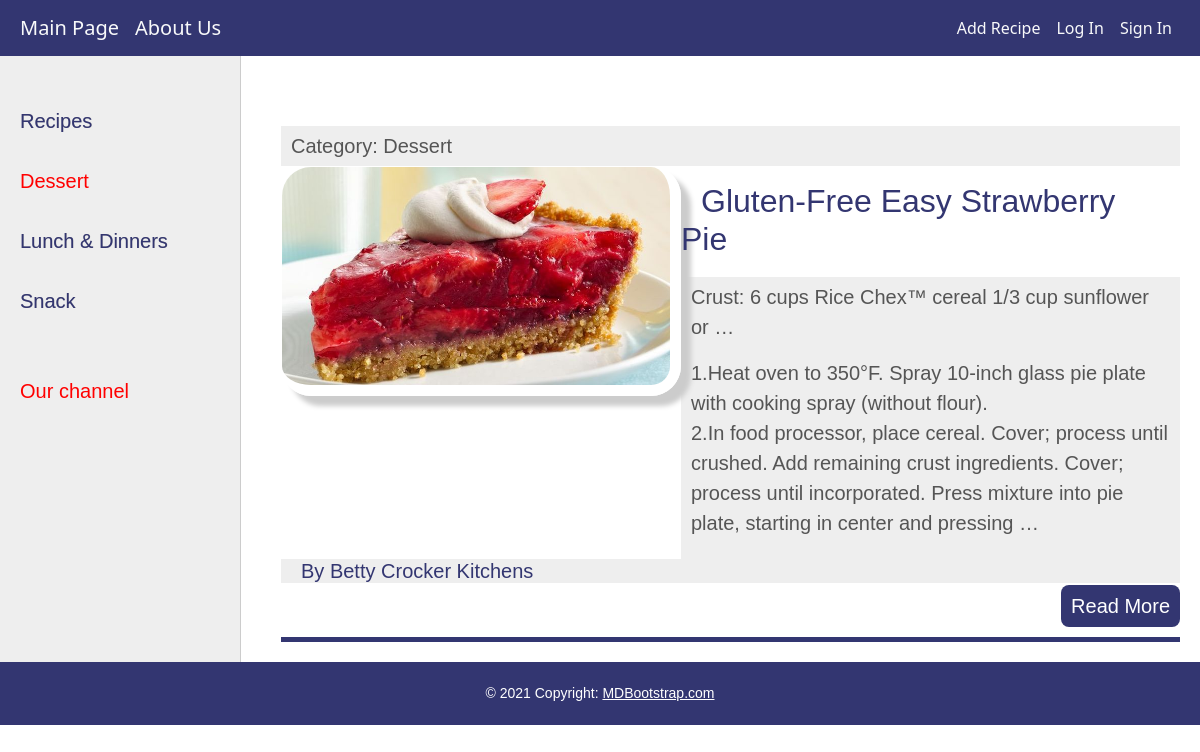
/category/dessert/, run on an earlier commit of the app's database.
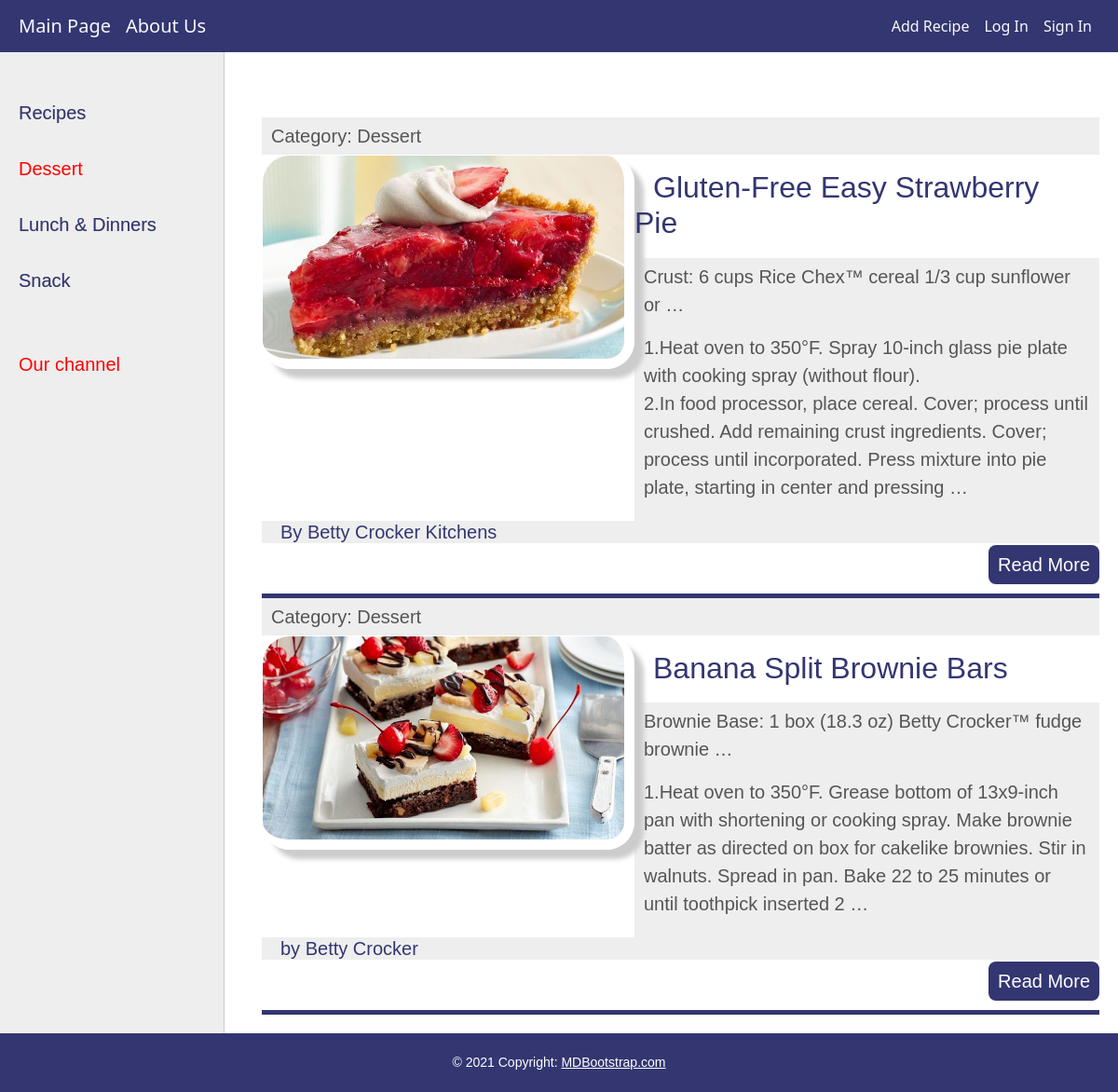
And on a later commit of the database.
### resbook/models.py (models this page shows, shortened)
class Category(models.Model):
    name = models.CharField(max_length=100, db_index=True, verbose_name="Category")
    slug = models.SlugField(max_length=255, unique=True, db_index=True, verbose_name="URL")
    def __str__(self):
        return self.name
    def get_absolute_url(self):
        return reverse('category', kwargs={'cat_slug': self.slug})
    class Meta:
        verbose_name_plural = 'Categories'
        ordering = ['id']

class Recipes(models.Model):
    title = models.CharField(max_length=250, unique=True)
    slug = models.SlugField(max_length=255, unique=True, db_index=True, verbose_name="URL")
    photo = models.ImageField(upload_to="images/%Y/%m/%d")
    ingredients = models.TextField(blank=False, default='')
    content = models.TextField(blank=True, verbose_name="Directions")
    nutrition = models.TextField()
    author = models.TextField(blank=True)
    time_create = models.DateTimeField(auto_now_add=True)
    time_update = models.DateTimeField(auto_now_add=True)
    is_published = models.BooleanField(default=True)
    cat = models.ForeignKey('Category', on_delete=models.CASCADE)
    def get_absolute_url(self):
        return reverse('post', kwargs={'post_slug': self.slug})
    class Meta:
        verbose_name_plural = 'Recipes'
        ordering = ['time_create', 'title']

### resbook/views.py (the view)
# urls.py: path('category/<slug:cat_slug>/', RecipesCategory.as_view(), name='category'),
class RecipesCategory(DataMixin, ListView):
    model = Recipes
    template_name = 'resbook/index.html'
    context_object_name = 'posts'
    allow_empty = False
    def get_queryset(self):
        return Recipes.objects.filter(cat__slug=self.kwargs['cat_slug'], is_published=True)
    def get_context_data(self, *, object_list=None, **kwargs):
        context = super().get_context_data(**kwargs)
        c_def = self.get_user_context(title="Category-" + str(context['posts'][0].cat),
                                      cat_selected=context['posts'][0].cat_id)
        return dict(list(context.items()) + list(c_def.items()))

### resbook/utils.py (called while the page is built)
    def get_user_context(self, **kwargs):
        context = kwargs
        cats = Category.objects.annotate(Count('recipes'))
        context['cats'] = cats
        if 'cat_selected' not in context:
            context['cat_selected'] = 0
        return context

### resbook/templates/resbook/index.html (shortened to what this page needs)
{% extends 'resbook/base.html' %}
{% block content %}
<ul class="list-articles">
    {% for p in posts %}
    <li><div class="article-panel">
    <p class="first">Category: {{p.cat}}</p>
    </div>
{% if p.photo %}
        <p><img class="img-article-left thumb" src="{{p.photo.url}}"></p>
{% endif %}
        <h2>{{p.title}}</h2>
        <div class="article-panel">
            <p>{{p.ingredients|truncatewords:10}}</p>
            <p>{{p.content|linebreaks|truncatewords:40}}</p>
        </div>
        <h5>{{p.author}}</h5>
        <p class="link-read-post button"><a href="{{p.get_absolute_url}}">Read More</a></p>
    </li>
    {% endfor %}
</ul>
{% endblock %}

### resbook/templates/resbook/base.html (shortened to what this page needs)
{% load static %}
{% load resbook_tags %}
<!DOCTYPE html>
<html lang="en" xmlns="http://www.w3.org/1999/html">
<head>
    <link rel="stylesheet" type="text/css" href="{% static 'resbook/css/styles.css' %}">
    <link href="https://cdn.jsdelivr.net/npm/bootstrap@5.0.1/dist/css/bootstrap.min.css" rel="stylesheet"
>
</head>
<body>
<nav class="navbar navbar-expand-lg  navbar-light navbar-fixed-top">
    <a class="navbar-brand text-light" href="{% url 'home' %}">Main Page</a>
    <a class="navbar-brand text-light" href="{% url 'about' %}">About Us</a>
    <div class="collapse navbar-collapse justify-content-end" id="navbarSupportedContent">
        <ul class="navbar-nav ml-auto">
            <li class="nav-item">
                <a class="nav-link text-light" href="{% url 'addpage' %}">Add Recipe</a>
            </li>
            <li class="nav-item active">
                <a class="nav-link text-light" href="{% url 'login' %}">Log In</a>
            </li>
            <li class="nav-item">
                <a class="nav-link text-light" href="#">Sign In</a>
            </li>
        </ul>
    </div>
</nav>
<table class="table-content" border="0" cellpadding="0" cellspacing="0">
    <tr>
        <td valign="top" class="left-chapters">
            <ul id="leftchapters">
                {% if cat_selected == 0 %}
                <li class="selected">Recipes</li>
                {% else %}
                <li><a href="{% url 'home' %}">Recipes</a></li>
                {% endif %}
                {% for c in cats %}
                {% if c.recipes__count > 0 %}
                {% if c.pk == cat_selected %}
                <li class="selected">{{c.name}}</li>
                {% else %}
                <li><a href="{{ c.get_absolute_url }}">{{c.name}}</a></li>
                {% endif %}
                {% endif %}
                {% endfor %}
                <li class="share">
                    <p>Our channel</p>
                    <a class="share-yt" href="https://www.youtube.com/"></a>
                </li>
            </ul>
        </td>
        <td valign="top" class="content">
            <div class="content-text">
                {% block content %}
                {% endblock %}
            </div>
        </td>
    </tr>
</table>
<footer class="page-footer font-small blue">
    <div class="footer-copyright text-center py-3">© 2021 Copyright:
        <a href="https://mdbootstrap.com/"> MDBootstrap.com</a>
    </div>
</footer>
</body>
</html>

### resbook/static/resbook/css/styles.css (style rules this page uses)
.navbar { background-color: #333671; border-color: #aaa; padding: 20px; }
h2 { color: #333671; padding: 0 10px 10px; text-indent: 20px; }
h5 { color: #333671; background-color: #eee; text-indent: 20px; }
img { border: 0.03em solid #fff; -moz-box-shadow: 5px 5px 5px #aaa; -webkit-box-shadow: 5px 5px 5px #aaa; box-shadow: 10px 10px 5px #ccc; -moz-border-radius: 25px; -webkit-border-radius: 25px; border-radius: 30px; max-width: 600px; height: auto; }
img.img-article-left { max-width: 300px; height: auto; float: left; padding: 0 10px 10px 0; }
img.img-article-left.thumb { max-width: 400px; height: auto; }
p.link-read-post { text-align: right; }
p.link-read-post a { padding: 10px; min-width: 100px; background: #333671; color: #fff; text-decoration: none; border-radius: 8px; }
div.article-panel { background: #eee; padding: 5px 10px 5px 10px; box-sizing: border-box; overflow: hidden; color: #555; }
div.article-panel p.first { margin: 0; float: left; }
ul.list-articles { list-style: none; margin: 0; padding: 0; }
ul.list-articles li { border-bottom: 5px solid #333671; }
.table-content { width: 100%; min-height: 100%; height: 100%; font-family: sans-serif; }
.left-chapters { margin: 0; background: #eee; border-right: 1px solid #ccc; min-height: 100%; }
.left-chapters ul { width: 240px; min-height: 100%; margin: 0; padding: 20px 10px 10px 20px; list-style: none; font-size: 20px; }
.left-chapters ul li { margin: 30px 0 0 0; color: red; }
.left-chapters ul li.selected { color: red; }
.left-chapters ul li a { color: #333671; text-decoration: none; text-shadow: 0.01em 0.01em #aaa; }
.left-chapters ul li.share { margin: 60px 0 0 0; }
.left-chapters ul li.share p { margin: 30px 0 30px 0; }
.left-chapters ul li.share a { display: inline-block; width: 40px; height: 40px; margin: 0 20px 0 0; }
.content { padding: 10px 20px 20px 10px; width: 100%; box-sizing: border-box; }
.content-text { margin: 60px 0 0 30px; color: #000; font-size: 20px; font-family: "Arial Hebrew Scholar", sans-serif; }
footer { box-sizing: border-box; background: #333671; padding: 5px; color: white; font-size: 14px; font-family: Verdana, Geneva, Arial, Helvetica, fantasy; text-align: left; overflow: hidden; }
footer a { text-decoration: underline; color: white; }

What changed in the data, as far as the page shows it:
added Recipes: cat "Dessert", photo (picture), title "Banana Split Brownie Bars", ingredients "Brownie Base: 1 box (18.3 oz) Betty Crocker™ fudge brownie …", content "1.Heat oven to 350°F. Grease bottom of 13x9-inch pan with shortening or cooking spray. Make brownie batter as directed on box for cakelike brownies. Stir in walnuts. Spread in pan. Bake 22 to 25 minutes or until toothpick inserted 2 …", author "by Betty Crocker"
